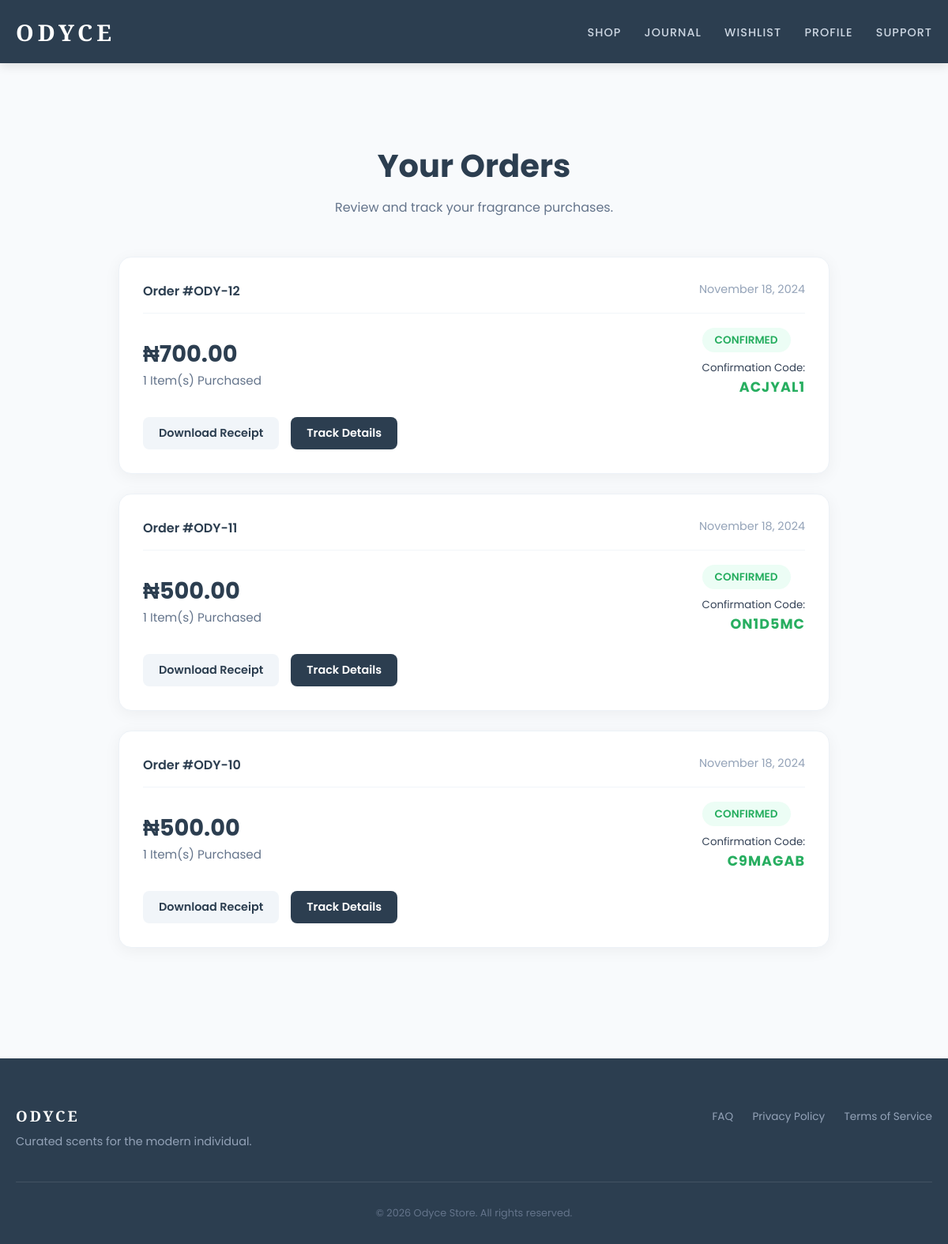
/customer_orders/ (signed in), run on the app's committed database.
### users/models.py (models this page shows, shortened)
class Order(models.Model):
    customer = models.ForeignKey(Customer, on_delete=models.CASCADE)
    billing_name = models.CharField(max_length=100)
    billing_address = models.CharField(max_length=255)
    billing_city = models.CharField(max_length=50)
    phone_number = models.CharField(max_length=30)
    status = models.CharField(max_length=20, default='pending')
    total = models.DecimalField(max_digits=10, decimal_places=2)
    date_created = models.DateTimeField(auto_now_add=True)
    receipt = models.FileField(upload_to='receipts/', blank=True, null=True)
    confirmed_order_code = models.CharField(max_length=7, blank=True, null=True)
    quantity = models.IntegerField(default=1)  # Note: Consider OrderItem model for multi-product carts later

### users/views.py (the view)
# urls.py: path('customer_orders/', views.customer_orders, name='customer_orders'),  # distributor checkout page
@login_required(login_url='/login')
def customer_orders(request):
    orders = Order.objects.filter(customer__user=request.user).order_by('-date_created')
    context = {
        'orders': orders,
    }
    return render(request, 'customer_order_history.html', context)

### Templates/customer_order_history.html (shortened to what this page needs)
{% extends 'base.html' %}
{% load static %}
{% block content %}
<link rel="stylesheet" href="{% static 'styles/customer_order_h.css' %}?v=2">
<div class="history-wrapper">
    <div class="history-container">
        <header class="history-header">
            <h1>Your Orders</h1>
            <p>Review and track your fragrance purchases.</p>
        </header>
        {% if orders %}
            <div class="order-timeline">
                {% for order in orders %}
                    <div class="order-card">
                        <div class="order-meta">
                            <span class="order-number">Order #ODY-{{ order.id }}</span>
                            <span class="order-date">{{ order.date_created|date:"F d, Y" }}</span>
                        </div>
                        <div class="order-body">
                            <div class="order-main-info">
                                <p class="total-price">₦{{ order.total }}</p>
                                <p class="item-count">{{ order.quantity }} Item(s) Purchased</p>
                            </div>
                            <div class="order-status-box">
                                <span class="status-badge {{ order.status }}">
                                    {{ order.status|title }}
                                </span>
                                {% if order.confirmed_order_code %}
                                    <div class="confirmation-code">
                                        <small>Confirmation Code:</small>
                                        <strong>{{ order.confirmed_order_code }}</strong>
                                    </div>
                                {% endif %}
                            </div>
                        </div>
                        <div class="order-footer">
                            <a href="#" class="btn-invoice">Download Receipt</a>
                            <a href="#" class="btn-track">Track Details</a>
                        </div>
                    </div>
                {% endfor %}
            </div>
        {% endif %}
    </div>
</div>
{% endblock %}

### static/styles/base.css (style rules this page uses)
:root { --primary: #0f172a; --accent: #ff9e80; --bg-light: #f8fafc; --text-main: #334155; --nav-height: 80px; }
* { margin: 0; padding: 0; box-sizing: border-box; }
body { font-family: 'Poppins', sans-serif; background-color: var(--bg-light); color: var(--text-main); min-height: 100vh; display: flex; flex-direction: column; padding-top: var(--nav-height); }

### static/styles/customer_order_h.css (style rules this page uses)
:root { --primary: #2c3e50; --accent: #ff9e80; --success: #27ae60; --pending: #f39c12; --bg-light: #f8fafc; }
.history-wrapper { background-color: var(--bg-light); min-height: 100vh; padding: 100px 20px 60px; font-family: 'Poppins', sans-serif; }
.history-container { max-width: 900px; margin: 0 auto; }
.history-header { text-align: center; margin-bottom: 50px; }
.history-header h1 { font-size: 2.5rem; color: var(--primary); margin-bottom: 10px; }
.history-header p { color: #64748b; }
.order-timeline { display: flex; flex-direction: column; gap: 25px; }
.order-card { background: #ffffff; border-radius: 16px; padding: 30px; box-shadow: 0 4px 20px rgba(0, 0, 0, 0.05); border: 1px solid #edf2f7; transition: transform 0.3s ease; }
.order-meta { display: flex; justify-content: space-between; margin-bottom: 20px; padding-bottom: 15px; border-bottom: 1px solid #f1f5f9; }
.order-number { font-weight: 600; color: var(--primary); }
.order-date { font-size: 0.9rem; color: #94a3b8; }
.order-body { display: flex; justify-content: space-between; align-items: center; margin-bottom: 25px; }
.total-price { font-size: 1.8rem; font-weight: 700; color: var(--primary); }
.item-count { color: #64748b; font-size: 0.95rem; }
.status-badge { padding: 6px 16px; border-radius: 30px; font-size: 0.85rem; font-weight: 600; text-transform: uppercase; }
.status-badge.confirmed { background: #ecfdf5; color: var(--success); }
.confirmation-code { margin-top: 10px; text-align: right; }
.confirmation-code strong { display: block; color: var(--success); font-size: 1.1rem; letter-spacing: 1px; }
.order-footer { display: flex; gap: 15px; }
.btn-invoice, .btn-track { text-decoration: none; font-size: 0.9rem; font-weight: 600; padding: 10px 20px; border-radius: 8px; transition: 0.3s; }
.btn-invoice { background: #f1f5f9; color: var(--primary); }
.btn-track { background: var(--primary); color: #fff; }

### data on the page
Order: id "12", date_created "November 18, 2024", total "700.00", quantity "1", status "CONFIRMED", confirmed_order_code "ACJYAL1"
Order: id "11", date_created "November 18, 2024", total "500.00", quantity "1", status "CONFIRMED", confirmed_order_code "ON1D5MC"
Order: id "10", date_created "November 18, 2024", total "500.00", quantity "1", status "CONFIRMED", confirmed_order_code "C9MAGAB"
